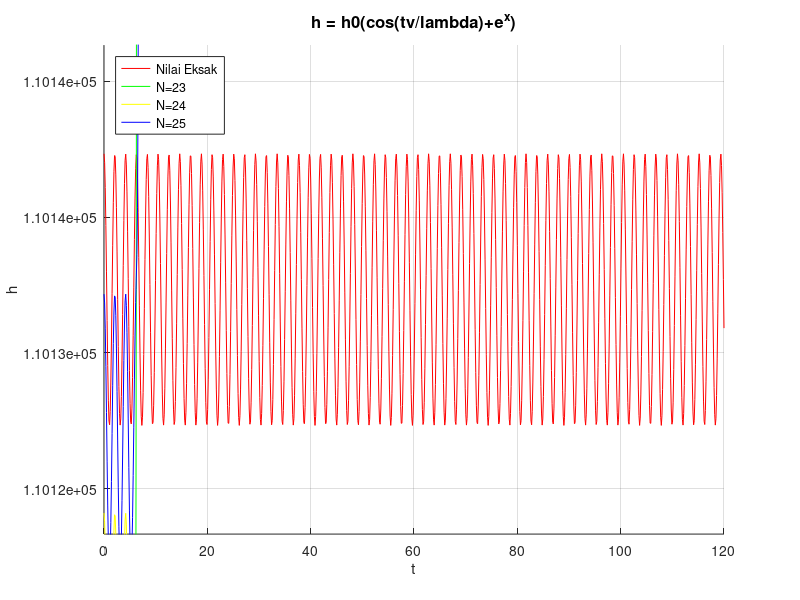
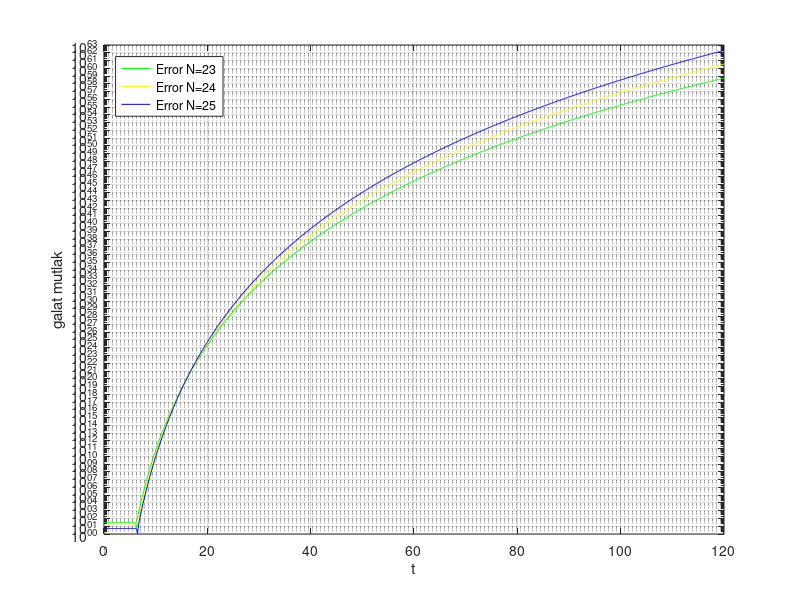

MATLAB code to generate these figures, in order:
%L0325003_Inka Putri

function Kasus1()
  lambda = 12; v = 36; x = 10; h0 = 5;
  t = linspace(0, factorial(5), 1000);        % 0 <= t <= 5! = 120
  eksak = hitungNilaiEksak(t, h0, v, lambda, x);          % hitung nilai eksak
  hasil_n23 = hitungPendekatan(t, h0, v, lambda, x, 23);
  hasil_n24 = hitungPendekatan(t, h0, v, lambda, x, 24);
  hasil_n25 = hitungPendekatan(t, h0, v, lambda, x, 25);
  tampilkanHasil(eksak, hasil_n23, hasil_n24, hasil_n25); % menampilkan hasil

  figure;
  hold on;
  plot(t, eksak, 'r');
  plot(t, hasil_n23, 'g');
  plot(t, hasil_n24, 'y');
  plot(t, hasil_n25, 'b');
  aturGrafik(eksak);
  hold off;

  figure;
  semilogy(t(2:end), abs(eksak(2:end) - hasil_n23(2:end)), 'g'); hold on;
  semilogy(t(2:end), abs(eksak(2:end) - hasil_n24(2:end)), 'y');
  semilogy(t(2:end), abs(eksak(2:end) - hasil_n25(2:end)), 'b');
  grid on; xlabel('t'); ylabel('galat mutlak');
  legend('Error N=23', 'Error N=24', 'Error N=25', 'location', 'northwest');
  hold off;
end

function eksak = hitungNilaiEksak(t, h0, v, lambda, x)
  eksak = h0 * (cos((t * v) / lambda) + exp(x));
end

function hasil = hitungPendekatan(t, h0, v, lambda, x, n)
  y = (t * v) / lambda;
  deret_cos = 0;
  deret_exp = 0;
  for i = 0:(n-1)
    deret_cos = deret_cos + (-1)^i * (y.^(2*i)) / factorial(2*i);
    deret_exp = deret_exp + (x^i) / factorial(i);
  end
  hasil = h0 * (deret_cos + deret_exp);
end

function tampilkanHasil(eksak, n23, n24, n25)
  fprintf('\n--- Hasil ---\n');
  fprintf('Nilai Eksak     : %.6f\n', mean(eksak));
  fprintf('Pendekatan_n23  : %.6e\n', mean(n23));
  fprintf('Pendekatan_n24  : %.6e\n', mean(n24));
  fprintf('Pendekatan_n25  : %.6e\n', mean(n25));

  error_n23 = abs(eksak - n23);
  error_n24 = abs(eksak - n24);
  error_n25 = abs(eksak - n25);
  fprintf('\nError_n23       : %.6e\n', mean(error_n23));
  fprintf('Error_n24       : %.6e\n', mean(error_n24));
  fprintf('Error_n25       : %.6e\n', mean(error_n25));

  galat = [mean(error_n23), mean(error_n24), mean(error_n25)];
  relatif = mean(galat) / mean(eksak);
  fprintf('\nError rata-rata : %.6e\n', mean(galat));
  fprintf('Error relatif   : %.6e (%.6e %%)\n', relatif, relatif * 100);

  toleransi = 0.01;                                   % batas toleransi 1%
  if (relatif <= toleransi)
    fprintf('Metode pendekatan LAYAK digunakan.\n');
  else
    fprintf('Metode pendekatan TIDAK LAYAK digunakan.\n');
  end
end

function aturGrafik(eksak)
  grid on;
  xlabel('t');
  ylabel('h');
  title('h = h0(cos(tv/lambda)+e^x)', 'Fontsize', 12);
  batas = 0.3 * (max(eksak) - min(eksak)) + 1;
  ylim([min(eksak) - batas, max(eksak) + batas]);     % fokus pada kurva eksak
  legend('Nilai Eksak', 'N=23', 'N=24', 'N=25', 'location', 'northwest');
end
